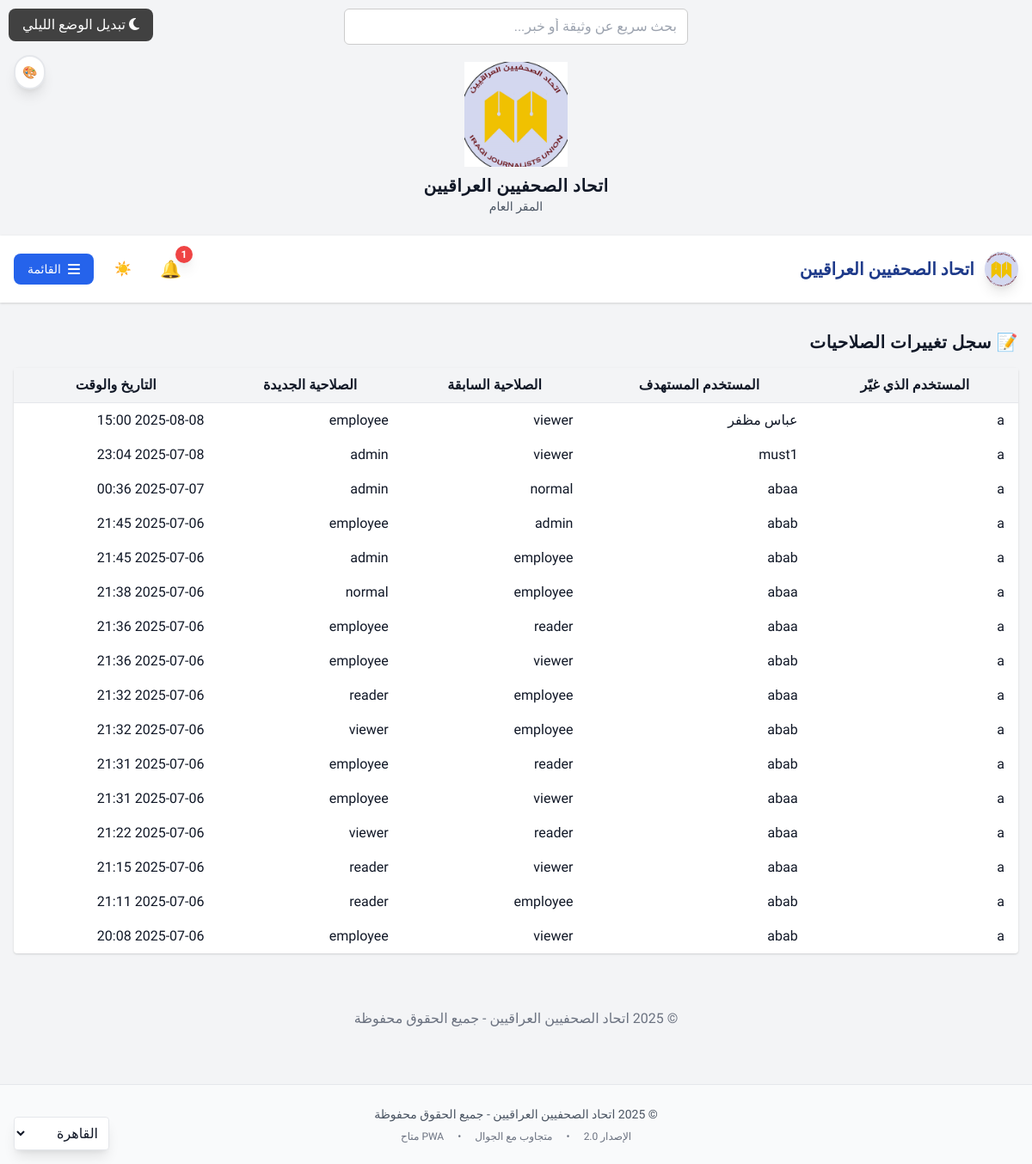
/role-change-log/ (signed in), run on the app's committed database.
### notes/models.py (models this page shows, shortened)
class RoleChangeLog(models.Model):
    changed_by = models.ForeignKey(User, on_delete=models.CASCADE, related_name='role_changes_made')
    changed_user = models.ForeignKey(User, on_delete=models.CASCADE, related_name='role_changes_received')
    old_role = models.CharField(max_length=50)
    new_role = models.CharField(max_length=50)
    timestamp = models.DateTimeField(auto_now_add=True)

### notes/views.py (the view)
# urls.py: path('role-change-log/', views.role_change_log, name='role_change_log'),
@user_passes_test(lambda u: u.is_superuser or u.userprofile.role in ['admin', 'supervisor'])
def role_change_log(request):
    from .models import RoleChangeLog
    logs = RoleChangeLog.objects.select_related('changed_by', 'changed_user').order_by('-timestamp')[:100]
    return render(request, 'notes/role_change_log.html', {'logs': logs})

### templates/notes/role_change_log.html (shortened to what this page needs)
{% extends "base.html" %}
{% block content %}
<h2 class="text-xl font-bold mb-4">📝 سجل تغييرات الصلاحيات</h2>
<table class="min-w-full divide-y divide-gray-200 bg-white rounded shadow">
    <thead class="bg-gray-100">
        <tr>
            <th class="px-4 py-2">المستخدم الذي غيّر</th>
            <th class="px-4 py-2">المستخدم المستهدف</th>
            <th class="px-4 py-2">الصلاحية السابقة</th>
            <th class="px-4 py-2">الصلاحية الجديدة</th>
            <th class="px-4 py-2">التاريخ والوقت</th>
        </tr>
    </thead>
    <tbody>
        {% for log in logs %}
        <tr>
            <td class="px-4 py-2">{{ log.changed_by.username }}</td>
            <td class="px-4 py-2">{{ log.changed_user.username }}</td>
            <td class="px-4 py-2">{{ log.old_role }}</td>
            <td class="px-4 py-2">{{ log.new_role }}</td>
            <td class="px-4 py-2">{{ log.timestamp|date:"Y-m-d H:i" }}</td>
        </tr>
        {% empty %}
        <tr><td colspan="5" class="text-center py-4">لا يوجد تغييرات مسجلة.</td></tr>
        {% endfor %}
    </tbody>
</table>
{% endblock %}

### static/themes.css (style rules this page uses)
:root { --primary-color: #1e40af; --secondary-color: #3b82f6; --accent-color: #06b6d4; --success-color: #10b981; --warning-color: #f59e0b; --error-color: #ef4444; --background-color: #ffffff; --surface-color: #f8fafc; --text-primary: #1f2937; --text-secondary: #6b7280; --border-color: #e5e7eb; --shadow-color: rgba(0, 0, 0, 0.1); --gradient-primary: linear-gradient(135deg, #667eea 0%, #764ba2 100%); --gradient-success: linear-gradient(135deg, #10b981 0%, #059669 100%); --gradient-warning: linear-gradient(135deg, #f59e0b 0%, #d97706 100%); --gradient-error: linear-gradient(135deg, #ef4444 0%, #dc2626 100%); --font-primary: 'Cairo', 'Noto Sans Arabic', sans-serif; --font-secondary: 'Amiri', serif; --font-mono: 'JetBrains Mono', monospace; }
body { font-family: var(--font-primary); background-color: var(--background-color); color: var(--text-primary); transition: all 0.3s ease; direction: rtl; }

### static/style.css (style rules this page uses)
body { font-family: 'Cairo', sans-serif; background-color: #f4f6f9; margin: 0; direction: rtl; }
h1, h2, h3, .site-title, .note-title { font-family: 'Cairo', 'Amiri', sans-serif; letter-spacing: 0.5px; }

### data on the page
RoleChangeLog: changed_by.username "a", changed_user.username "عباس مظفر", old_role "viewer", new_role "employee", timestamp "2025-08-08 15:00"
RoleChangeLog: changed_by.username "a", changed_user.username "must1", old_role "viewer", new_role "admin", timestamp "2025-07-08 23:04"
RoleChangeLog: changed_by.username "a", changed_user.username "abaa", old_role "normal", new_role "admin", timestamp "2025-07-07 00:36"
RoleChangeLog: changed_by.username "a", changed_user.username "abab", old_role "admin", new_role "employee", timestamp "2025-07-06 21:45"
RoleChangeLog: changed_by.username "a", changed_user.username "abab", old_role "employee", new_role "admin", timestamp "2025-07-06 21:45"
RoleChangeLog: changed_by.username "a", changed_user.username "abaa", old_role "employee", new_role "normal", timestamp "2025-07-06 21:38"
RoleChangeLog: changed_by.username "a", changed_user.username "abaa", old_role "reader", new_role "employee", timestamp "2025-07-06 21:36"
RoleChangeLog: changed_by.username "a", changed_user.username "abab", old_role "viewer", new_role "employee", timestamp "2025-07-06 21:36"
RoleChangeLog: changed_by.username "a", changed_user.username "abaa", old_role "employee", new_role "reader", timestamp "2025-07-06 21:32"
RoleChangeLog: changed_by.username "a", changed_user.username "abab", old_role "employee", new_role "viewer", timestamp "2025-07-06 21:32"
RoleChangeLog: changed_by.username "a", changed_user.username "abab", old_role "reader", new_role "employee", timestamp "2025-07-06 21:31"
RoleChangeLog: changed_by.username "a", changed_user.username "abaa", old_role "viewer", new_role "employee", timestamp "2025-07-06 21:31"
RoleChangeLog: changed_by.username "a", changed_user.username "abaa", old_role "reader", new_role "viewer", timestamp "2025-07-06 21:22"
RoleChangeLog: changed_by.username "a", changed_user.username "abaa", old_role "viewer", new_role "reader", timestamp "2025-07-06 21:15"
RoleChangeLog: changed_by.username "a", changed_user.username "abab", old_role "employee", new_role "reader", timestamp "2025-07-06 21:11"
RoleChangeLog: changed_by.username "a", changed_user.username "abab", old_role "viewer", new_role "employee", timestamp "2025-07-06 20:08"
